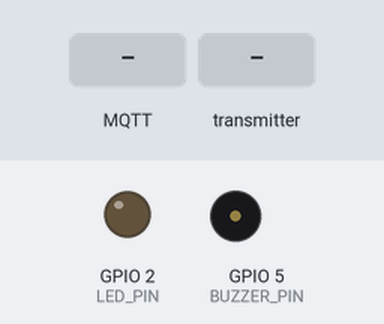
A program run on a simulated ESP32. Shown: output pins drawn as LEDs (lit = HIGH), buzzer (waves = sounding). Dashed ring = blinking. The inputs (shaded band) are chosen by the test bench. WiFi joins after 1.5 s; servers stay silent unless stated; no MQTT or app messages arrive unless stated; what the program prints to the serial monitor is not drawn.

Above: at 2.7 s.
2.8 s: MQTT message "1" arrives on the first subscribed topic
At 3.1 s:
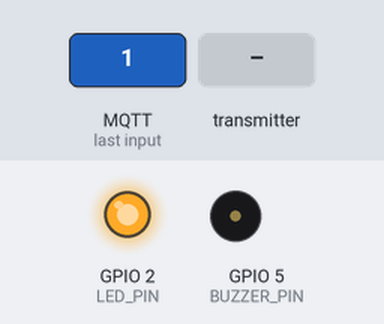
4.3 s: MQTT message "on" arrives on the first subscribed topic
At 4.7 s:
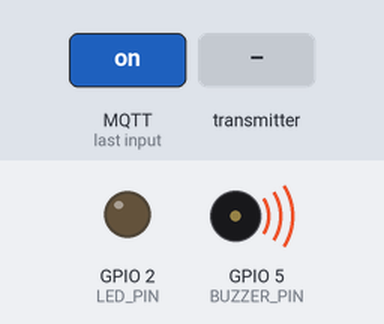
6.3 s: the transmitter starts sending temperature = 0
At 6.9 s:
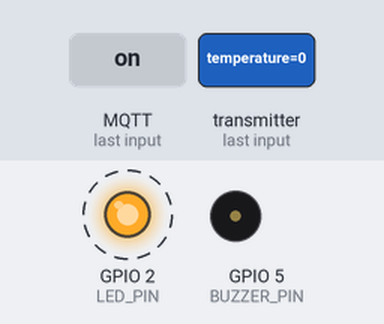
8.3 s: MQTT message "off" arrives on the first subscribed topic
At 8.8 s:
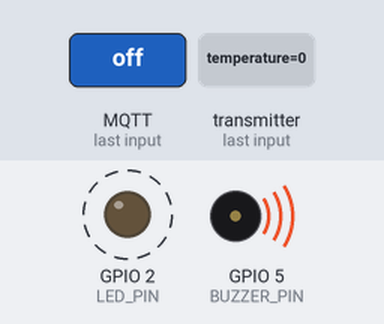
Timing chart, 0 to 11.0 s (numbered marks = the images above; inputs shaded):
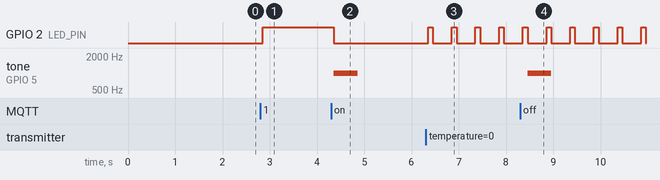

The program:

main.cpp
```cpp
#include <Arduino.h>
#include <esp_now.h>
#include <WiFi.h>
#include <PubSubClient.h>

// Pins for Feedback
#define LED_PIN 2    // Green LED for "Healthy" alert
#define BUZZER_PIN 5 // Buzzer for "Unhealthy" alert (from kit)

// Wi-Fi and MQTT Config (replace placeholders)
const char* ssid = WIFI_SSID;
const char* password = WIFI_PASSWORD;
const char* mqtt_server = "industrial.api.ubidots.com";
const char* mqtt_token = UBIDOTS_TOKEN;  // From Ubidots account
const char* device_label = "/v1.6/devices/farmtech";  // Publish topic
const char* alert_topic = "/v1.6/devices/farmtech/alerts";  // Subscribe for ML alerts

// Structured Data (must match Sensor Node)
typedef struct {
  float temperature;
  float humidity;
  float moisture;
} SensorData;

// MQTT Client
WiFiClient espClient;
PubSubClient client(espClient);

// Wi-Fi Connection (with retry)
void setup_wifi() {
  WiFi.begin(ssid, password);
  while (WiFi.status() != WL_CONNECTED) {
    delay(500);
    Serial.print(".");
  }
  Serial.println("WiFi connected");
}

// MQTT Reconnect (senior: exponential backoff if extended)
void reconnect_mqtt() {
  while (!client.connected()) {
    if (client.connect("GatewayClient", mqtt_token, NULL)) {
      Serial.println("MQTT connected");
      client.subscribe(alert_topic);  // Subscribe to ML alerts
    } else {
      Serial.print("MQTT connect failed, rc=");
      Serial.println(client.state());
      delay(5000);
    }
  }
}

// MQTT Callback for Alerts (integration: ML → Hardware actuation)
void mqttCallback(char* topic, byte* payload, unsigned int length) {
  String msg = "";
  for (unsigned int i = 0; i < length; i++) {
    msg += (char)payload[i];
  }
  Serial.print("Alert received: ");
  Serial.println(msg);

  if (msg == "1") {  // Healthy (from ML pred)
    digitalWrite(LED_PIN, HIGH);
    digitalWrite(BUZZER_PIN, LOW);  // No buzz
  } else {  // Unhealthy
    digitalWrite(LED_PIN, LOW);
    tone(BUZZER_PIN, 1000, 500);  // Buzz for 500ms
  }
}

// ESP-NOW Receive Callback (processes incoming data)
void OnDataRecv(const uint8_t *mac, const uint8_t *incomingData, int len) {
  if (len != sizeof(SensorData)) {
    Serial.println("Invalid data size");
    return;
  }
  SensorData data;
  memcpy(&data, incomingData, sizeof(data));

  Serial.printf("Received: Temp=%.2f°C, Hum=%.2f%%, Moisture=%.2f%%\n", data.temperature, data.humidity, data.moisture);

  // Forward to MQTT (integration: Bridge to cloud/Python)
  if (!client.connected()) {
    reconnect_mqtt();
  }
  String payload = String("{\"temperature\":" + String(data.temperature) + ", \"humidity\":" + String(data.humidity) + ", \"moisture\":" + String(data.moisture) + "}");
  client.publish(device_label, payload.c_str());

  // Blink LED on receive for visual confirmation
  digitalWrite(LED_PIN, HIGH);
  delay(100);
  digitalWrite(LED_PIN, LOW);
}

void setup() {
  Serial.begin(115200);
  pinMode(LED_PIN, OUTPUT);
  pinMode(BUZZER_PIN, OUTPUT);

  // Initialize Wi-Fi and ESP-NOW
  WiFi.mode(WIFI_STA);
  if (esp_now_init() != ESP_OK) {
    Serial.println("ESP-NOW init failed");
    while (1);
  }
  esp_now_register_recv_cb(OnDataRecv);  // Register receive callback

  setup_wifi();
  client.setServer(mqtt_server, 1883);
  client.setCallback(mqttCallback);  // Set alert callback
}

void loop() {
  if (!client.connected()) {
    reconnect_mqtt();
  }
  client.loop();  // Handle MQTT subscriptions
  delay(100);    // Light loop to avoid blocking
}
```

Measured:
- after the input at 2.8 s, GPIO 2 (LED_PIN): LOW → HIGH after 0.06 s
- after the input at 4.3 s, GPIO 2 (LED_PIN): HIGH → LOW after 0.06 s; tone on GPIO 5 (BUZZER_PIN): silent → 1000 Hz after 0.06 s, → silent 0.50 s later
- after the input at 6.3 s, GPIO 2 (LED_PIN): alternates HIGH for 0.10 s and LOW for 0.40 s, starting after 0.05 s
- after the input at 8.3 s, tone on GPIO 5 (BUZZER_PIN): silent → 1000 Hz after 0.16 s, → silent 0.50 s later
